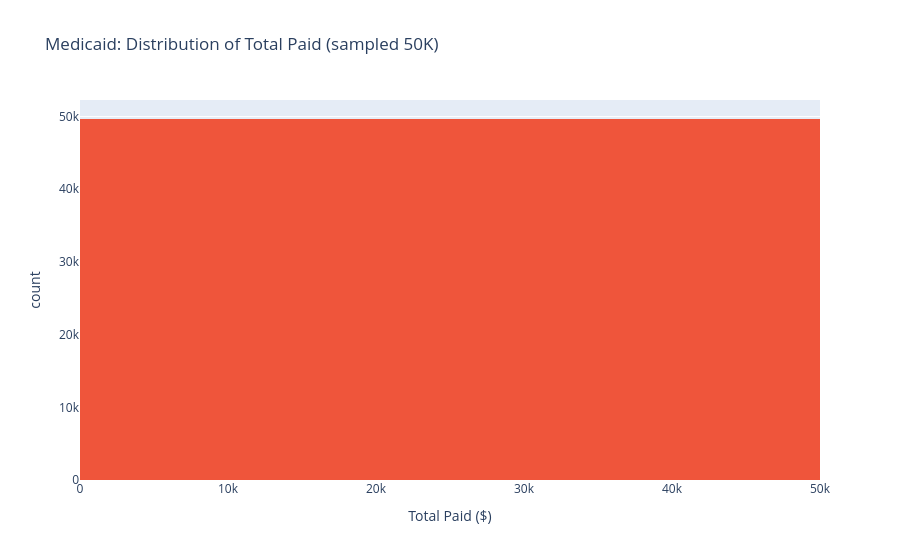

Write notebook code for a chart like this one.
### Code cell
# Chart 5: Medicaid Total Paid Distribution (sampled 50K rows)
medicaid_paid_df = con.execute("""
    SELECT TOTAL_PAID
    FROM medicaid_raw
    USING SAMPLE 50000
""").df()

fig = px.histogram(medicaid_paid_df, x="TOTAL_PAID", nbins=100,
                   title="Medicaid: Distribution of Total Paid (sampled 50K)",
                   labels={"TOTAL_PAID": "Total Paid ($)"},
                   color_discrete_sequence=["#EF553B"])
fig.update_xaxes(range=[0, 50000])
fig.show()

### Figure 1 — Plotly figure (JSON) as saved in the notebook; plotly's stock layout.template omitted (floating-point values rounded to 4 significant figures; data arrays with more than 128 entries replaced by an {"elided": "..."} marker saying what was removed)
{"data": [{"bingroup": "x", "hovertemplate": "Total Paid ($)=%{x}<br>count=%{y}<extra></extra>", "legendgroup": "", "marker": {"color": "#EF553B", "pattern": {"shape": ""}}, "name": "", "nbinsx": 100, "orientation": "v", "showlegend": false, "type": "histogram", "x": {"elided": "50000 float values"}, "xaxis": "x", "yaxis": "y"}], "layout": {"barmode": "relative", "legend": {"tracegroupgap": 0}, "title": {"text": "Medicaid: Distribution of Total Paid (sampled 50K)"}, "xaxis": {"anchor": "y", "domain": [0, 1], "range": [0, 50000], "title": {"text": "Total Paid ($)"}}, "yaxis": {"anchor": "x", "domain": [0, 1], "title": {"text": "count"}}}}
